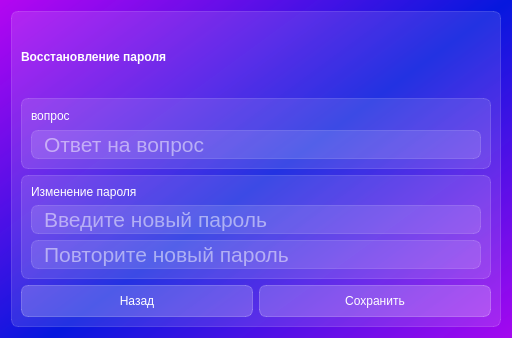
<?xml version="1.0" encoding="UTF-8"?>
<ui version="4.0">
 <class>Form</class>
 <widget class="QWidget" name="Form">
  <property name="geometry">
   <rect>
    <x>0</x>
    <y>0</y>
    <width>512</width>
    <height>338</height>
   </rect>
  </property>
  <property name="windowTitle">
   <string>Form</string>
  </property>
  <property name="styleSheet">
   <string notr="true">background-color: qlineargradient(spread:reflect, x1:0.549682, y1:0.494, x2:0, y2:0, stop:0 rgba(0, 18, 221, 216), stop:1 rgba(179, 0, 241, 216));
font: 10pt &quot;Bahnschrift SemiLight&quot;;
</string>
  </property>
  <layout class="QVBoxLayout" name="verticalLayout">
   <item>
    <widget class="QFrame" name="frame_3">
     <property name="styleSheet">
      <string notr="true">background-color: rgba(255, 255, 255, 30);
border: 1px solid rgba(255, 255, 255, 40);
border-radius: 7px;</string>
     </property>
     <property name="frameShape">
      <enum>QFrame::StyledPanel</enum>
     </property>
     <property name="frameShadow">
      <enum>QFrame::Raised</enum>
     </property>
     <layout class="QVBoxLayout" name="verticalLayout_4">
      <item>
       <widget class="QLabel" name="label_3">
        <property name="styleSheet">
         <string notr="true">color: rgb(255, 255, 255);
font: 75 20pt &quot;MS Shell Dlg 2&quot;;
background-color: none;
border: none;
font-weight: bold;
</string>
        </property>
        <property name="text">
         <string>Восстановление пароля</string>
        </property>
       </widget>
      </item>
      <item>
       <widget class="QFrame" name="frame_5">
        <property name="frameShape">
         <enum>QFrame::StyledPanel</enum>
        </property>
        <property name="frameShadow">
         <enum>QFrame::Raised</enum>
        </property>
        <layout class="QVBoxLayout" name="verticalLayout_6">
         <item>
          <widget class="QLabel" name="label_5">
           <property name="styleSheet">
            <string notr="true">color: rgb(255, 255, 255);
font: 75 18pt &quot;MS Shell Dlg 2&quot;;
background-color: none;
border: none;</string>
           </property>
           <property name="text">
            <string>вопрос</string>
           </property>
          </widget>
         </item>
         <item>
          <widget class="QLineEdit" name="lineEdit_4">
           <property name="styleSheet">
            <string notr="true">font-size: 16pt;
color:rgb(255, 255, 255);
padding-left: 10px;</string>
           </property>
           <property name="placeholderText">
            <string>Ответ на вопрос</string>
           </property>
          </widget>
         </item>
        </layout>
       </widget>
      </item>
      <item>
       <widget class="QFrame" name="frame_6">
        <property name="frameShape">
         <enum>QFrame::StyledPanel</enum>
        </property>
        <property name="frameShadow">
         <enum>QFrame::Raised</enum>
        </property>
        <layout class="QVBoxLayout" name="verticalLayout_7">
         <item>
          <widget class="QLabel" name="label_6">
           <property name="styleSheet">
            <string notr="true">color: rgb(255, 255, 255);
font: 75 18pt &quot;MS Shell Dlg 2&quot;;
background-color: none;
border: none;</string>
           </property>
           <property name="text">
            <string>Изменение пароля</string>
           </property>
          </widget>
         </item>
         <item>
          <widget class="QLineEdit" name="lineEdit_5">
           <property name="styleSheet">
            <string notr="true">font-size: 16pt;
color:rgb(255, 255, 255);
padding-left: 10px;</string>
           </property>
           <property name="placeholderText">
            <string>Введите новый пароль</string>
           </property>
          </widget>
         </item>
         <item>
          <widget class="QLineEdit" name="lineEdit_6">
           <property name="styleSheet">
            <string notr="true">font-size: 16pt;
color:rgb(255, 255, 255);
padding-left: 10px;</string>
           </property>
           <property name="placeholderText">
            <string>Повторите новый пароль</string>
           </property>
          </widget>
         </item>
        </layout>
       </widget>
      </item>
      <item>
       <layout class="QHBoxLayout" name="horizontalLayout_2">
        <item>
         <widget class="QPushButton" name="backButton_2">
          <property name="styleSheet">
           <string notr="true">QPushButton {
font: 75 12pt &quot;MS Shell Dlg 2&quot;;
color: rgb(255, 255, 255);
background-color: rgba(255, 255, 255, 50);
border: 1px solid rgba(255, 255, 255, 60);
border-radius: 7px;
width: 230px;
height: 30px;
}
QPushButton:hover{
background-color: rgba(255, 255, 255, 60);
}

QPushButton:pressed{
background-color: rgba(255, 255, 255, 80);
}</string>
          </property>
          <property name="text">
           <string>Назад</string>
          </property>
         </widget>
        </item>
        <item>
         <widget class="QPushButton" name="saveButton_2">
          <property name="styleSheet">
           <string notr="true">QPushButton {
font: 75 12pt &quot;MS Shell Dlg 2&quot;;
color: rgb(255, 255, 255);
background-color: rgba(255, 255, 255, 50);
border: 1px solid rgba(255, 255, 255, 60);
border-radius: 7px;
width: 230px;
height: 30px;
}
QPushButton:hover{
background-color: rgba(255, 255, 255, 60);
}

QPushButton:pressed{
background-color: rgba(255, 255, 255, 80);
}</string>
          </property>
          <property name="text">
           <string>Сохранить</string>
          </property>
         </widget>
        </item>
       </layout>
      </item>
     </layout>
    </widget>
   </item>
  </layout>
 </widget>
 <resources/>
 <connections/>
</ui>
